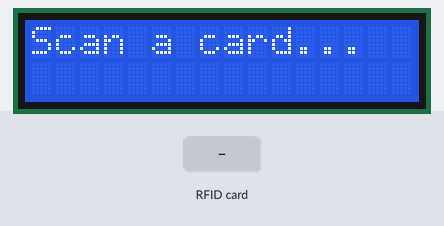
Recording of a sketch running on a simulated Arduino Uno, built with avr-gcc and run on an emulated ATmega328P. Parts: 16×2 character LCD. The inputs (shaded band) are chosen by the test bench. What the sketch prints to the serial monitor is not drawn.

Above: at 1.3 s.
1.4 s: RFID card 5E 7A 19 C4 held to the reader
At 2.5 s:
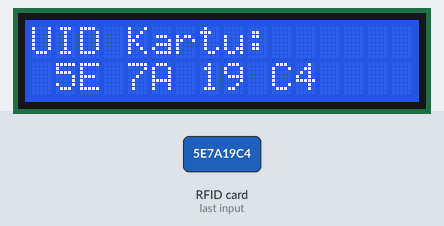
Timing chart, 0 to 4.4 s (numbered marks = the images above; inputs shaded):
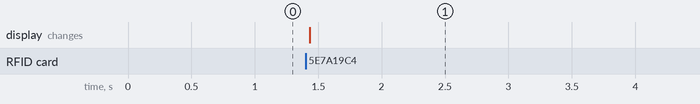

Measured:
- after the input at 1.4 s, the display: changes at once (image 1)

The sketch:

BacaTagDanBacaEKTP.ino
```cpp
#include <SPI.h>
#include <MFRC522.h>
#include <Wire.h>
#include <LiquidCrystal_I2C.h>

#define SS_PIN 10     // Pin SDA dihubungkan ke pin D10 Arduino
#define RST_PIN 9     // Pin RST dihubungkan ke pin D9 Arduino
int sda = A4;
int scl = A5;

MFRC522 rfid(SS_PIN, RST_PIN); // Inisialisasi instance dari MFRC522
LiquidCrystal_I2C lcd(0x27, 16, 2); // Alamat I2C 0x27, LCD 16x2

void setup() {
  Serial.begin(9600);  // Inisialisasi komunikasi serial
  SPI.begin();         // Mulai komunikasi SPI
  rfid.PCD_Init();     // Inisialisasi modul RFID

  // Inisialisasi LCD
  lcd.init();
  lcd.backlight();
  lcd.setCursor(0, 0);
  lcd.print("Scan a card...");
  Serial.println("Scan a card...");
}

void loop() {
  // Cek apakah ada kartu baru yang didekatkan ke reader RFID
  if (!rfid.PICC_IsNewCardPresent()) {
    return;
  }

  // Cek apakah bisa membaca kartu
  if (!rfid.PICC_ReadCardSerial()) {
    return;
  }

  // Hapus tampilan LCD
  lcd.clear();
  lcd.setCursor(0, 0);
  lcd.print("UID Kartu:");

  // Tampilkan UID kartu di LCD dan Serial Monitor
  Serial.print("UID Kartu: ");
  lcd.setCursor(0, 1);  // Pindah ke baris kedua LCD
  for (byte i = 0; i < rfid.uid.size; i++) {
    Serial.print(rfid.uid.uidByte[i] < 0x10 ? " 0" : " ");
    Serial.print(rfid.uid.uidByte[i], HEX);

    // Tampilkan juga di LCD
    lcd.print(rfid.uid.uidByte[i] < 0x10 ? " 0" : " ");
    lcd.print(rfid.uid.uidByte[i], HEX);
  }
  Serial.println();

  // Hentikan komunikasi dengan kartu
  rfid.PICC_HaltA();
}
```
